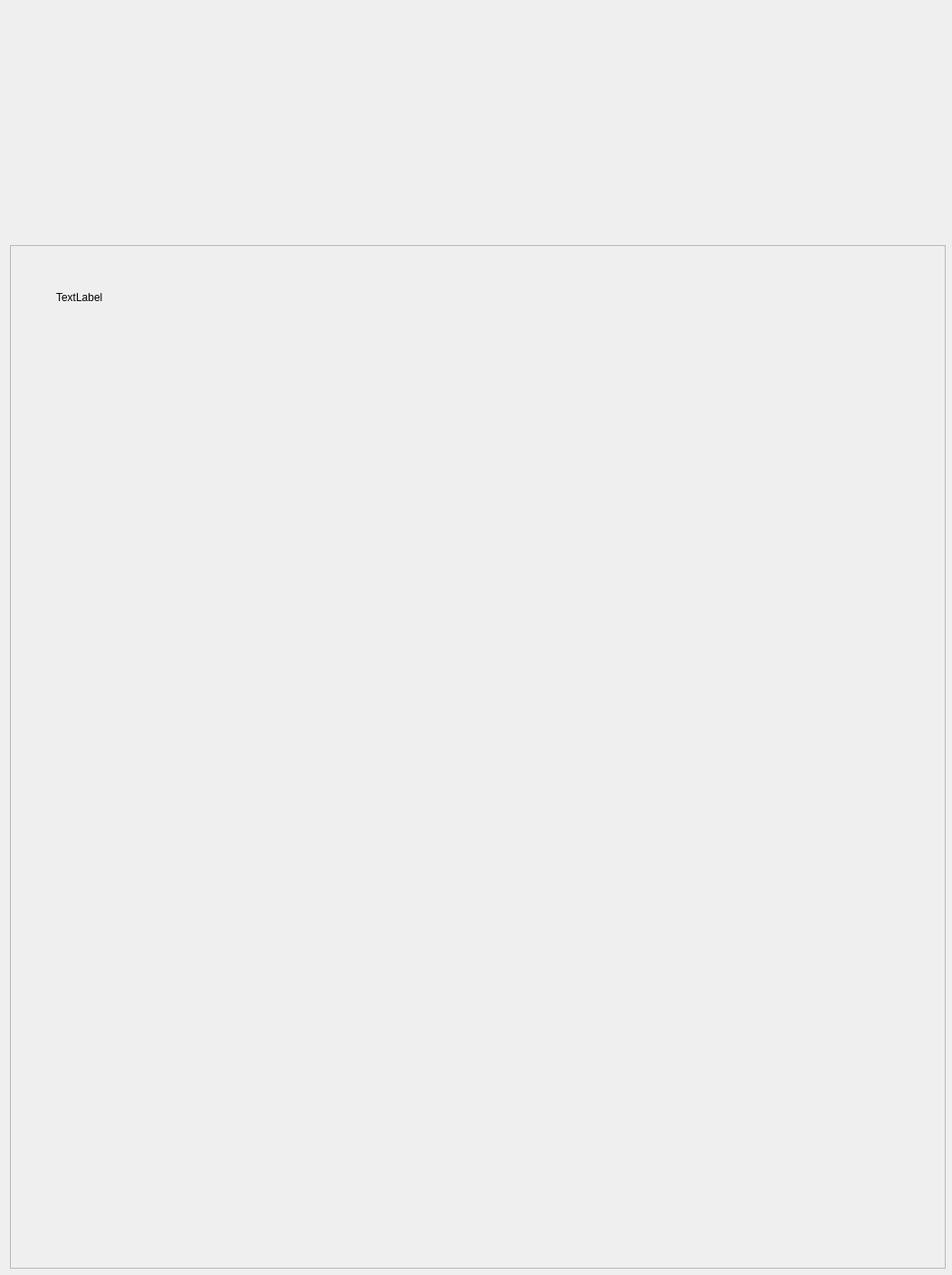
<?xml version="1.0" encoding="UTF-8"?>
<ui version="4.0">
 <class>accounts</class>
 <widget class="QWidget" name="accounts">
  <property name="geometry">
   <rect>
    <x>0</x>
    <y>0</y>
    <width>1053</width>
    <height>1410</height>
   </rect>
  </property>
  <property name="minimumSize">
   <size>
    <width>1045</width>
    <height>1392</height>
   </size>
  </property>
  <property name="windowTitle">
   <string>Form</string>
  </property>
  <layout class="QVBoxLayout" name="verticalLayout">
   <item>
    <widget class="QWidget" name="widget" native="true">
     <property name="minimumSize">
      <size>
       <width>1035</width>
       <height>1392</height>
      </size>
     </property>
     <property name="styleSheet">
      <string notr="true">background-image: url(:/image/main_page/back.png);</string>
     </property>
     <layout class="QVBoxLayout" name="verticalLayout_2">
      <property name="spacing">
       <number>0</number>
      </property>
      <property name="leftMargin">
       <number>0</number>
      </property>
      <property name="topMargin">
       <number>0</number>
      </property>
      <property name="rightMargin">
       <number>0</number>
      </property>
      <property name="bottomMargin">
       <number>0</number>
      </property>
      <item>
       <spacer name="verticalSpacer_2">
        <property name="orientation">
         <enum>Qt::Vertical</enum>
        </property>
        <property name="sizeType">
         <enum>QSizePolicy::Fixed</enum>
        </property>
        <property name="sizeHint" stdset="0">
         <size>
          <width>20</width>
          <height>120</height>
         </size>
        </property>
       </spacer>
      </item>
      <item>
       <layout class="QHBoxLayout" name="horizontalLayout">
        <item>
         <spacer name="horizontalSpacer">
          <property name="orientation">
           <enum>Qt::Horizontal</enum>
          </property>
          <property name="sizeType">
           <enum>QSizePolicy::Fixed</enum>
          </property>
          <property name="sizeHint" stdset="0">
           <size>
            <width>30</width>
            <height>20</height>
           </size>
          </property>
         </spacer>
        </item>
        <item>
         <widget class="QPushButton" name="pushButton_back">
          <property name="minimumSize">
           <size>
            <width>85</width>
            <height>80</height>
           </size>
          </property>
          <property name="styleSheet">
           <string notr="true">background-image: url(:/image/button/go_back_btn.png);</string>
          </property>
          <property name="text">
           <string/>
          </property>
          <property name="flat">
           <bool>true</bool>
          </property>
         </widget>
        </item>
        <item>
         <spacer name="horizontalSpacer_2">
          <property name="orientation">
           <enum>Qt::Horizontal</enum>
          </property>
          <property name="sizeHint" stdset="0">
           <size>
            <width>40</width>
            <height>20</height>
           </size>
          </property>
         </spacer>
        </item>
       </layout>
      </item>
      <item>
       <spacer name="verticalSpacer">
        <property name="orientation">
         <enum>Qt::Vertical</enum>
        </property>
        <property name="sizeType">
         <enum>QSizePolicy::Fixed</enum>
        </property>
        <property name="sizeHint" stdset="0">
         <size>
          <width>20</width>
          <height>60</height>
         </size>
        </property>
       </spacer>
      </item>
      <item>
       <widget class="QScrollArea" name="scrollArea">
        <property name="autoFillBackground">
         <bool>true</bool>
        </property>
        <property name="styleSheet">
         <string notr="true">background-image: url(:/transparent.png);</string>
        </property>
        <property name="widgetResizable">
         <bool>true</bool>
        </property>
        <widget class="QWidget" name="scrollAreaWidgetContents">
         <property name="geometry">
          <rect>
           <x>0</x>
           <y>0</y>
           <width>1033</width>
           <height>1128</height>
          </rect>
         </property>
         <property name="autoFillBackground">
          <bool>false</bool>
         </property>
         <layout class="QVBoxLayout" name="verticalLayout_3">
          <property name="leftMargin">
           <number>50</number>
          </property>
          <property name="topMargin">
           <number>50</number>
          </property>
          <property name="rightMargin">
           <number>50</number>
          </property>
          <property name="bottomMargin">
           <number>50</number>
          </property>
          <item>
           <widget class="QLabel" name="label">
            <property name="text">
             <string>TextLabel</string>
            </property>
            <property name="alignment">
             <set>Qt::AlignLeading|Qt::AlignLeft|Qt::AlignTop</set>
            </property>
           </widget>
          </item>
         </layout>
        </widget>
       </widget>
      </item>
     </layout>
    </widget>
   </item>
  </layout>
 </widget>
 <resources/>
 <connections/>
</ui>
